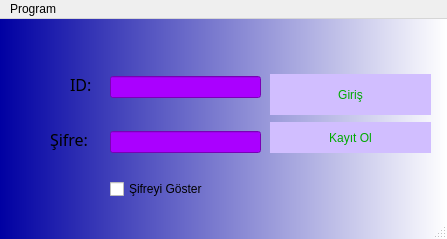
<?xml version="1.0" encoding="UTF-8"?>
<ui version="4.0">
 <class>girispenceresi</class>
 <widget class="QMainWindow" name="girispenceresi">
  <property name="geometry">
   <rect>
    <x>0</x>
    <y>0</y>
    <width>447</width>
    <height>239</height>
   </rect>
  </property>
  <property name="windowTitle">
   <string>Giriş</string>
  </property>
  <property name="windowIcon">
   <iconset>
    <normaloff>dht11_700p.png</normaloff>dht11_700p.png</iconset>
  </property>
  <property name="styleSheet">
   <string notr="true">QMainWindow{
background-color: qlineargradient(spread:pad, x1:0, y1:0, x2:1, y2:0, stop:0 rgba(0, 0, 162, 255), stop:1 rgba(255, 255, 255, 255));
}
QLineEdit{
background-color:rgb(170, 0, 255)
}
QPushButton{
background-color: rgb(209, 190, 255);
border:none;
color:rgb(0, 170, 0)
}</string>
  </property>
  <widget class="QWidget" name="centralwidget">
   <widget class="QPushButton" name="pushButton">
    <property name="geometry">
     <rect>
      <x>270</x>
      <y>55</y>
      <width>161</width>
      <height>41</height>
     </rect>
    </property>
    <property name="text">
     <string>Giriş</string>
    </property>
   </widget>
   <widget class="QLabel" name="label_3">
    <property name="geometry">
     <rect>
      <x>70</x>
      <y>35</y>
      <width>31</width>
      <height>60</height>
     </rect>
    </property>
    <property name="font">
     <font>
      <family>Impact</family>
      <pointsize>12</pointsize>
     </font>
    </property>
    <property name="text">
     <string>ID:</string>
    </property>
   </widget>
   <widget class="QLabel" name="label_4">
    <property name="geometry">
     <rect>
      <x>50</x>
      <y>90</y>
      <width>51</width>
      <height>60</height>
     </rect>
    </property>
    <property name="font">
     <font>
      <family>Impact</family>
      <pointsize>12</pointsize>
     </font>
    </property>
    <property name="text">
     <string>Şifre:</string>
    </property>
   </widget>
   <widget class="QWidget" name="layoutWidget">
    <property name="geometry">
     <rect>
      <x>110</x>
      <y>30</y>
      <width>151</width>
      <height>131</height>
     </rect>
    </property>
    <layout class="QHBoxLayout" name="horizontalLayout">
     <item>
      <layout class="QVBoxLayout" name="verticalLayout_2">
       <item>
        <widget class="QLineEdit" name="lineEdit_2">
         <property name="clearButtonEnabled">
          <bool>true</bool>
         </property>
        </widget>
       </item>
       <item>
        <widget class="QLineEdit" name="lineEdit">
         <property name="echoMode">
          <enum>QLineEdit::Password</enum>
         </property>
        </widget>
       </item>
      </layout>
     </item>
    </layout>
   </widget>
   <widget class="QPushButton" name="pushButton_2">
    <property name="geometry">
     <rect>
      <x>270</x>
      <y>103</y>
      <width>161</width>
      <height>31</height>
     </rect>
    </property>
    <property name="text">
     <string>Kayıt Ol</string>
    </property>
   </widget>
   <widget class="QCheckBox" name="checkBox">
    <property name="geometry">
     <rect>
      <x>110</x>
      <y>160</y>
      <width>147</width>
      <height>20</height>
     </rect>
    </property>
    <property name="text">
     <string>Şifreyi Göster</string>
    </property>
   </widget>
  </widget>
  <widget class="QMenuBar" name="menubar">
   <property name="geometry">
    <rect>
     <x>0</x>
     <y>0</y>
     <width>447</width>
     <height>21</height>
    </rect>
   </property>
   <widget class="QMenu" name="menuProgram">
    <property name="title">
     <string>Program</string>
    </property>
    <addaction name="actionKay_t_Ol"/>
    <addaction name="actionHakk_nda"/>
    <addaction name="action_k"/>
   </widget>
   <addaction name="menuProgram"/>
  </widget>
  <widget class="QStatusBar" name="statusbar"/>
  <action name="actionGiri">
   <property name="text">
    <string>Giriş</string>
   </property>
  </action>
  <action name="actionKay_t_Ol">
   <property name="text">
    <string>Kayıt Ol</string>
   </property>
  </action>
  <action name="actionHakk_nda">
   <property name="text">
    <string>Hakkında</string>
   </property>
  </action>
  <action name="action_k">
   <property name="text">
    <string>Çıkış</string>
   </property>
  </action>
 </widget>
 <resources/>
 <connections/>
</ui>
